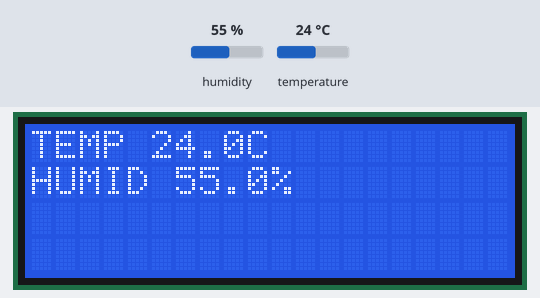
Bench run of a program on a simulated Raspberry Pi (BCM pin numbers). Parts: 20×4 character LCD. The test bench sets the inputs (shaded band); at power-on: humidity 55 %, temperature 24 °C. What the program prints to the terminal is not drawn.

Above: at 3.2 s.
3.3 s: humidity set to 22 %
At 6.5 s:
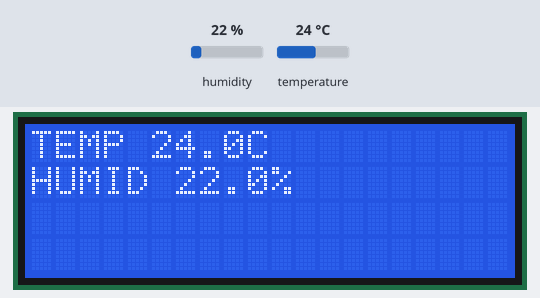
8.6 s: temperature set to 12 °C
At 10.7 s:
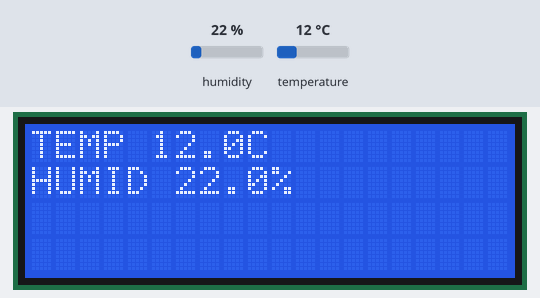
13.8 s: humidity set to 40 %
At 16.2 s:
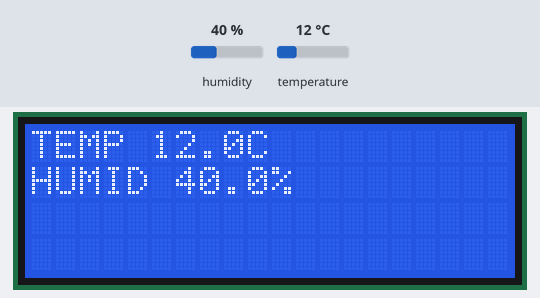
18.9 s: temperature set to 19 °C
Timing chart, 0 to 21.9 s (numbered marks = the images above; inputs shaded):
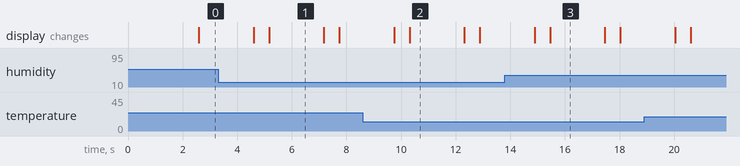

The program:

dth_lcd.py
```python
from RPLCD.i2c import CharLCD
import Adafruit_DHT
import time
dht_type = 22 # DHT 타입
bcm_pin = 23 # 핀 번호
lcd = CharLCD('PCF8574',0x27)


try:
    while True:
        time.sleep(2)

        lcd.clear()
        humidity, temperature = Adafruit_DHT.read_retry(dht_type, bcm_pin)
        humid = str(round(humidity,1)) # 소수점 1째자리에서 올림하고 문자화
        temp = str(round(temperature,1)) # 소수점 1째자리에서 올림하고 문자화
        print(temp,humid)
        lcd.write_string('TEMP ')
        lcd.write_string(temp)
        lcd.write_string('C ')
        lcd.crlf()
        lcd.write_string('HUMID ')
        lcd.write_string(humid)
        lcd.write_string('% ')
except KeyboardInterrupt: # 프로그램 종료 시 LCD 화면의 문자를 지움
    lcd.clear()
```

Measured:
- after the input at 3.3 s, the display: first differs from a run without the input after 1.9 s (image 1)
- after the input at 8.6 s, the display: first differs from a run without the input after 1.7 s (image 2)
- after the input at 13.8 s, the display: first differs from a run without the input after 1.7 s (image 3)
- what the display in image 1 shows lasts 2.0 s, from 5.2 s to 7.2 s
